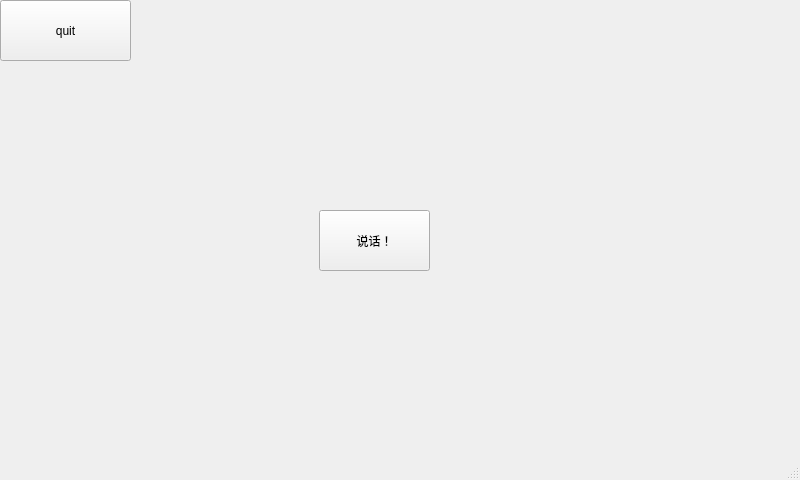
<?xml version="1.0" encoding="UTF-8"?>
<ui version="4.0">
 <class>aiWindow</class>
 <widget class="QMainWindow" name="aiWindow">
  <property name="geometry">
   <rect>
    <x>0</x>
    <y>0</y>
    <width>800</width>
    <height>480</height>
   </rect>
  </property>
  <property name="windowTitle">
   <string>MainWindow</string>
  </property>
  <widget class="QWidget" name="centralwidget">
   <widget class="QPushButton" name="pushButton">
    <property name="geometry">
     <rect>
      <x>0</x>
      <y>0</y>
      <width>131</width>
      <height>61</height>
     </rect>
    </property>
    <property name="text">
     <string>quit</string>
    </property>
   </widget>
   <widget class="QPushButton" name="pushButton_2">
    <property name="geometry">
     <rect>
      <x>319</x>
      <y>210</y>
      <width>111</width>
      <height>61</height>
     </rect>
    </property>
    <property name="text">
     <string>说话！</string>
    </property>
   </widget>
  </widget>
  <widget class="QMenuBar" name="menubar">
   <property name="geometry">
    <rect>
     <x>0</x>
     <y>0</y>
     <width>800</width>
     <height>21</height>
    </rect>
   </property>
  </widget>
  <widget class="QStatusBar" name="statusbar"/>
 </widget>
 <resources/>
 <connections/>
</ui>
